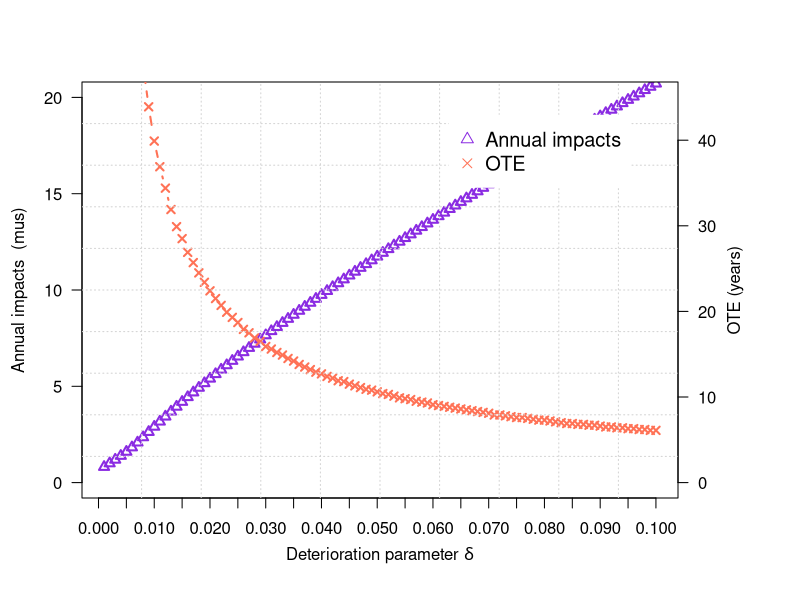

Source code (R):
#Sensitivity analysis
yvalue = 30
alpha<-c(0.353,0.360,0.371,0.389,0.391)
gamma<-c(5.652,5.581,5.575,5.498,5.367)
d=10 # factor of time
YearMax<-50 #total no of year to be investigated.
#creating local variables
rate<-matrix(nrow=YearMax)     #hazard rate in respective year
colors=c("chocolate","coral3","coral4","cyan1","cyan4","darkblue","blue","chartreuse4","red","deeppink","deeppink4") #colors for plot
#SUBROUTINE FOr the bridge
#this routine is used to calculated the Intensity of rockfall, avalanche
#INPUT -----------------------------------
T=seq(0.1,YearMax, by =0.1)
#with example
#library(cubature)
factor=1
#alpha1=0.0252
rho=0.02
m=1.2665
cs=0
k0=0

Maxvolume <- 34 # e.g. m3 (volume of rockfall or avalanche)
Time<-YearMax
MaxCS<-5 #maximum no of CS for the bridge
Maxlatent<- 1 #number of latent condition state


#define dimension
mtp<- matrix(double(1),nrow=MaxCS,ncol=(MaxCS+Maxlatent))
mtplatent<- matrix(double(1),nrow=(MaxCS+Maxlatent),ncol=(MaxCS+Maxlatent))
mtp <- read.csv("mtp.csv",header=FALSE) 
#define the Markov transition probability for the bridge
#attach(mtp)
initialCS<-c(1,0,0,0,0,0) #initial state probability of the bridge
v3=10 #value of rock fall, or avalanche volume to be used

#STEP 1 --estimating the failure probability from hazard curve for each CS
#hazard curve
S<-matrix(double(1),nrow=Maxvolume,ncol=MaxCS)
#define a function for calculating intensity S
intensity<-function(alpha,gamma,volume){
  exp(-exp(-alpha*volume+gamma))
}
for (i in 1:MaxCS){
  for (v in 1:Maxvolume){
    S[v,i]<-intensity(alpha[i],gamma[i],v)/d
  }
}
#STEP 2 --Calculating the Markov transition probability - Latent
#choose the intensity (e.g. S=10 m3)
for (i in 1:(MaxCS+1)){
  if (i < (MaxCS+1)) {
    for (j in 1:(MaxCS+Maxlatent)){
      if (j < (MaxCS+Maxlatent)){
        mtplatent[i,j]<-mtp[i,j]*(1-S[v3,i])
      } else {
        mtplatent[i,j]<-S[v3,i]
      }
    }
  } else {
    mtplatent[i,j]<-1
  }
}

#----------------------------------------------------
#STEP 3. Define the initial state of the bridge at the time after the PI
pi<-matrix(double(1),nrow=length(T),ncol=(MaxCS+Maxlatent))
pioneyear<-matrix(double(1),nrow=Time,ncol=(MaxCS+Maxlatent))
for (t in 1:length(T)){
  if (t ==1){
    pi[t,]<-initialCS
  } else {
    pi[t,]<-pi[t-1,]%*%mtplatent
  }
}

#---------Start caculation SECTION

#Sensitivity analysis for ratio CI/PI
cpi<-1 #preventive intervention cost for the snow catcher system
CIimpact<-10 #corrective intervention cost for the bridge
cci<-2
maxalpha1<- 0.1
step=seq(0.001,maxalpha1, by =0.001)
alpha1sa<- matrix(double(1),nrow=length(step),ncol=1)
T_optimalsa<-matrix(double(1),nrow=length(step),ncol=1)
Min_Csa<-matrix(double(1),nrow=length(step),ncol=1)

for (u in 1:length(step)){
  alpha1sa[u]<-step[u]
#This program was coded by Nam Lethanh (lethanh@ibi.baug.ethz.ch)
#INPUT

#STEP 4 - calculating cost of corrective intervention for the bridge at each year if there is a failure

CItime<-matrix(double(1),nrow=length(T))  #expect corrective intervention cost at time t
for (t in 1:length(T)){
  CItime[t]<-pi[t,6]*CIimpact
}
#cat("Expected IMPACT for CI of the bridge at time t \n")
#print(CItime)

#..............................................

alpha1<-alpha1sa[u]
  
#         MAIN PROGRAM

f1=function(x){
  (alpha1*m*x^(m-1)*exp(-alpha1*x^m))^2
}

f2=function(y){
  (exp(alpha1*y^m-rho*y))
}

q<-matrix(double(1),nrow=1,ncol=T)
C<-matrix(double(1),nrow=1,ncol=T)
canduoi=0
cantren=Inf

#scenario 1 - ***********************************************
ca=cpi*1
cm=cci
for (i in 1:length(T)){
  # timestep=i/d
  v1=integrate(f1,lower=canduoi,upper=Inf)
  v2=integrate(f2,lower=0,upper=T[i])
  C[i]=(exp(-rho*T[i])*(cs+ca)+(k0/rho)*(1-exp(-rho*T[i]))+(cm+CItime[T[i]])*v1$value*v2$value)/(1-exp(-rho*T[i]))
}

Min_Csa[u]<-min(C[c(10:length(T))])
T_optimalsa[u]<-which.min(C)/d
}

#drawing
plot.new()
par(mar=c(5, 4, 4, 6) + 0.1)
plot(alpha1sa, Min_Csa, pch=2, axes=FALSE, ylim=c(0,20), xlab="", ylab="", 
     type="b",col="blueviolet", lwd=2)
axis(2, ylim=c(0,20),col="black",las=1)  ## las=1 makes horizontal labels
mtext(expression(paste("Annual impacts  (",, "mus)")),side=2,col="black",line=2.5)
axis(1,pretty(range(alpha1sa),20))
box()

par(new=TRUE)

## Plot the second plot and put axis scale on right
plot(alpha1sa, T_optimalsa, pch=4,  xlab="", ylab="", ylim=c(0,45), 
     axes=FALSE, type="b", col="coral1",lwd=2,lty=2)
## a little farther out (line=4) to make room for labels
mtext("OTE (years)",side=4,col="black",line=2.3) 
axis(4, ylim=c(0,20), col="black",col.axis="black",las=1)
mtext(expression(paste("Deterioration parameter ", delta)),side=1,col="black",line=2.5)  
grid(10, 10, col = "lightgray", lty = "dotted",lwd = par("lwd"), equilogs = TRUE)
legend("topright",inset=.08,legend=c("Annual impacts","OTE"),
       text.col=c("black"),pch=c(2,4),col=c("blueviolet","coral1"),horiz=F,cex=1.2,box.col = "white")

